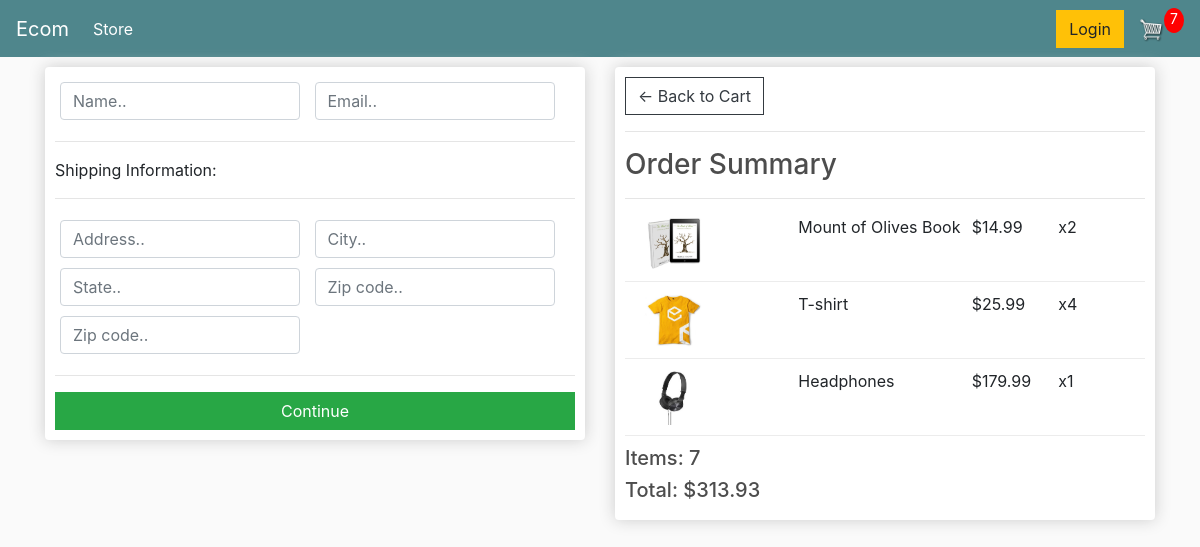
/checkout/ (signed in), run on an earlier commit of the app's database.
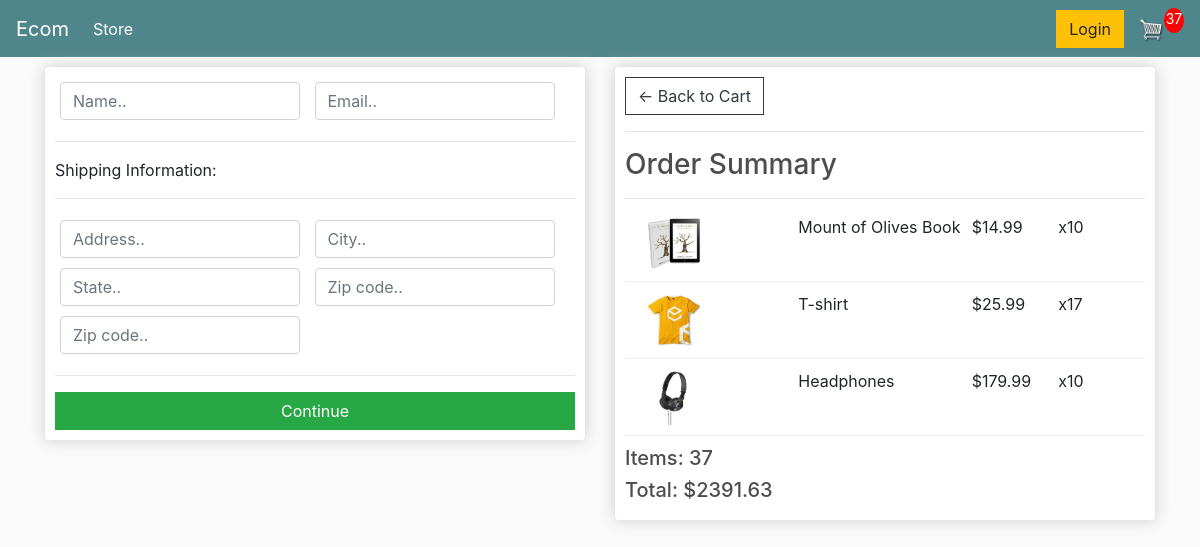
And on a later commit of the database.
### store/models.py (models this page shows, shortened)
class OrderItem(models.Model):
    product = models.ForeignKey(Product, on_delete=models.CASCADE, blank=True, null=True)
    order = models.ForeignKey(Order, on_delete=models.CASCADE, blank=True, null=True)
    quantity = models.IntegerField(default=0, null=True, blank=True)
    date_added = models.DateTimeField(auto_now_add=True)
    @property
    def get_total(self):
        total = self.quantity * self.product.price
        return total

class Order(models.Model):
    customer = models.ForeignKey(Customer, on_delete=models.CASCADE, blank=True, null=True)
    date_created = models.DateTimeField(auto_now_add=True)
    completed = models.BooleanField(default=False, null=True, blank=False)
    transaction_id = models.CharField(max_length=200)
    @property
    def shipping(self):
        shipping = False
        orderitems = self.orderitem_set.all()
        for i in orderitems:
            if i.product.digital == False:
                shipping = True
        return shipping
    @property
    def get_cart_total(self):
        order_items = self.orderitem_set.all()
        total = sum([item.get_total for item in order_items])
        return total
    @property
    def get_cart_items(self):
        order_items = self.orderitem_set.all()
        total = sum([item.quantity for item in order_items])
        return total

class Product(models.Model):
    name = models.CharField(max_length=200, null=True)
    price = models.FloatField()
    digital = models.BooleanField(default=False, null=True, blank=False)
    image = models.ImageField(blank=True, null=True)
    @property
    def imageURL(self):
        try:
            url = self.image.url
        except:
            url = ''
        return url

### store/views.py (the view)
# urls.py: path('checkout/', views.checkout, name='checkout'),
def checkout(request):
    if request.user.is_authenticated:
        customer = request.user.customer
        order, created = Order.objects.get_or_create(customer=customer, completed=False)
        items = order.orderitem_set.all()
        cartItems = order.get_cart_items
    else:
        items = []
        order = {'get_cart_total': 0, 'get_cart_items': 0, 'shipping': False}
        cartItems = order.get_cart_items
    context = {'items': items, 'order': order, 'cartItems': cartItems}
    return render(request, 'store/checkout.html', context)

### store/templates/store/checkout.html (shortened to what this page needs)
{% extends 'store/main.html' %}
{% load static %}
{% block content %}
    <div class="row">
        <div class="col-lg-6">
            <div class="box-element" id="form-wrapper">
                <form id="form">
                    <div id="user-info">
                        <div class="form-field">
                            <input required class="form-control" type="text" name="name" placeholder="Name..">
                        </div>
                        <div class="form-field">
                            <input required class="form-control" type="email" name="email" placeholder="Email..">
                        </div>
                    </div>
                    <div id="shipping-info">
                        <hr>
                        <p>Shipping Information:</p>
                        <hr>
                        <div class="form-field">
                            <input class="form-control" type="text" name="address" placeholder="Address..">
                        </div>
                        <div class="form-field">
                            <input class="form-control" type="text" name="city" placeholder="City..">
                        </div>
                        <div class="form-field">
                            <input class="form-control" type="text" name="state" placeholder="State..">
                        </div>
                        <div class="form-field">
                            <input class="form-control" type="text" name="zipcode" placeholder="Zip code..">
                        </div>
                        <div class="form-field">
                            <input class="form-control" type="text" name="country" placeholder="Zip code..">
                        </div>
                    </div>
                    <hr>
                    <input id="form-button" class="btn btn-success btn-block" type="submit" value="Continue">
                </form>
            </div>
            <br>
        </div>
        <div class="col-lg-6">
            <div class="box-element">
                <a class="btn btn-outline-dark" href="{% url 'cart' %}">&#x2190; Back to Cart</a>
                <hr>
                <h3>Order Summary</h3>
                <hr>
                {% for item in items %}
                    <div class="cart-row">
                        <div style="flex:2"><img class="row-image" src="{{ item.product.imageURL }}"></div>
                        <div style="flex:2"><p>{{ item.product.name }}</p></div>
                        <div style="flex:1"><p>${{ item.product.price }}</p></div>
                        <div style="flex:1"><p>x{{ item.quantity }}</p></div>
                    </div>
                {% endfor %}
                <h5>Items: {{ order.get_cart_items }}</h5>
                <h5>Total: ${{ order.get_cart_total }}</h5>
            </div>
        </div>
    </div>
{% endblock content %}

What changed in the data, as far as the page shows it:
changed OrderItem "Mount of Olives Book": quantity "2" → "10"
changed OrderItem "T-shirt": quantity "4" → "17"
changed OrderItem "Headphones": quantity "1" → "10"
changed through a linked row, Order: get_cart_items "7" → "37"; get_cart_total "313.93" → "2391.63"
Also different on the page:
{{ cartItems }}: "7" → "37"
